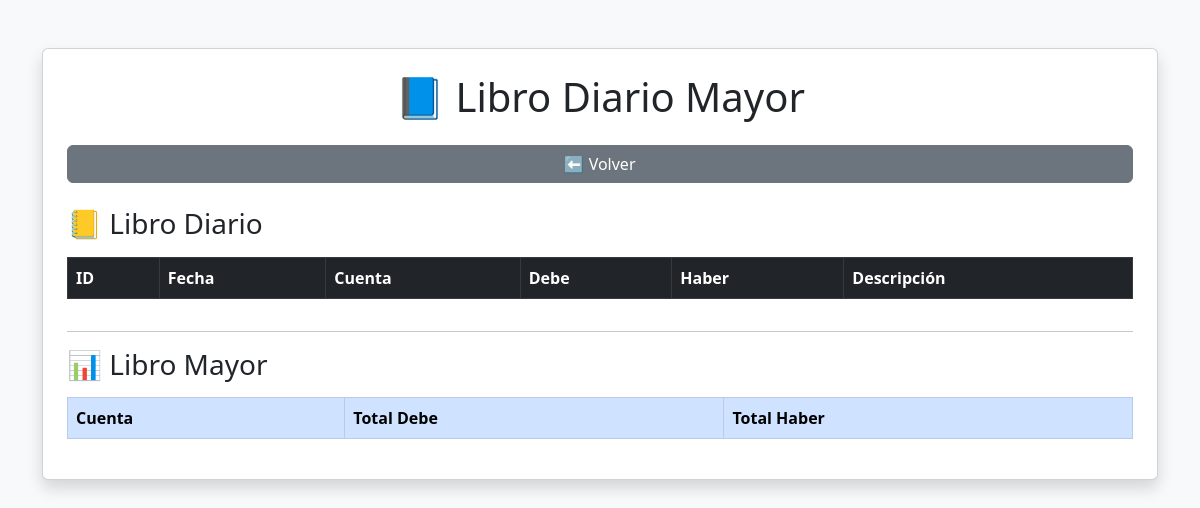
The page /diario_mayor on the database as committed earlier.
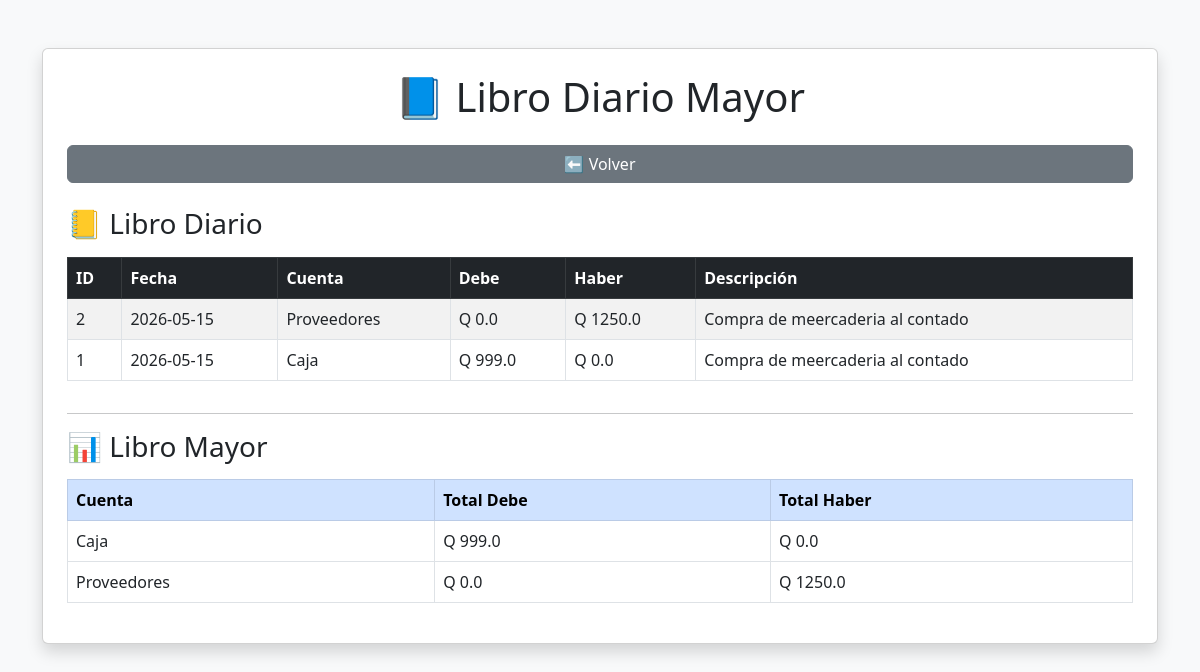
The same page on the database as committed later.
### tables this page shows
CREATE TABLE jornalizacion (
        id INTEGER PRIMARY KEY AUTOINCREMENT,
        fecha TEXT,
        cuenta TEXT,
        debe REAL,
        haber REAL,
        descripcion TEXT
    );

### app.py (the view)
@app.route("/diario_mayor")
def diario_mayor():
    conn = conectar()
    cursor = conn.cursor()
    cursor.execute("SELECT id, fecha, cuenta, debe, haber, descripcion FROM jornalizacion ORDER BY id DESC")
    diario = cursor.fetchall()
    cursor.execute("""
    SELECT cuenta, SUM(debe) as total_debe, SUM(haber) as total_haber, SUM(debe - haber) as saldo
    FROM jornalizacion GROUP BY cuenta
    """)
    mayor = cursor.fetchall()
    conn.close()
    return render_template("diario_mayor.html", diario=diario, mayor=mayor)

### app.py (called while the page is built)
def conectar():
    conn = sqlite3.connect("database.db")
    conn.row_factory = sqlite3.Row
    return conn

### templates/diario_mayor.html (shortened to what this page needs)
<!DOCTYPE html>
<html lang="es">
<head>
    <link href="https://cdn.jsdelivr.net/npm/bootstrap@5.3.0/dist/css/bootstrap.min.css" rel="stylesheet">
</head>
<body class="bg-light">
<div class="container mt-5">
<div class="card shadow p-4">
<h1 class="text-center mb-4">
    📘 Libro Diario Mayor
</h1>
<a href="/jornalizacion" class="btn btn-secondary mb-4">
    ⬅ Volver
</a>
<h3 class="mb-3">
    📒 Libro Diario
</h3>
<table class="table table-bordered table-striped">
<thead class="table-dark">
<tr>
    <th>ID</th>
    <th>Fecha</th>
    <th>Cuenta</th>
    <th>Debe</th>
    <th>Haber</th>
    <th>Descripción</th>
</tr>
</thead>
<tbody>
{% for fila in diario %}
<tr>
    <td>{{ fila[0] }}</td>
    <td>{{ fila[1] }}</td>
    <td>{{ fila[2] }}</td>
    <td>Q {{ fila[3] }}</td>
    <td>Q {{ fila[4] }}</td>
    <td>{{ fila[5] }}</td>
</tr>
{% endfor %}
</tbody>
</table>
<hr>
<h3 class="mb-3">
    📊 Libro Mayor
</h3>
<table class="table table-bordered">
<thead class="table-primary">
<tr>
    <th>Cuenta</th>
    <th>Total Debe</th>
    <th>Total Haber</th>
</tr>
</thead>
<tbody>
{% for fila in mayor %}
<tr>
    <td>{{ fila[0] }}</td>
    <td>Q {{ fila[1] }}</td>
    <td>Q {{ fila[2] }}</td>
</tr>
{% endfor %}
</tbody>
</table>
</div>
</div>
</body>
</html>

Rows that differ between the two databases and show on the page:
added jornalizacion: id "2", fecha "2026-05-15", cuenta "Proveedores", debe "0.0", haber "1250.0", descripcion "Compra de meercaderia al contado"
added jornalizacion: id "1", fecha "2026-05-15", cuenta "Caja", debe "999.0", haber "0.0", descripcion "Compra de meercaderia al contado"
